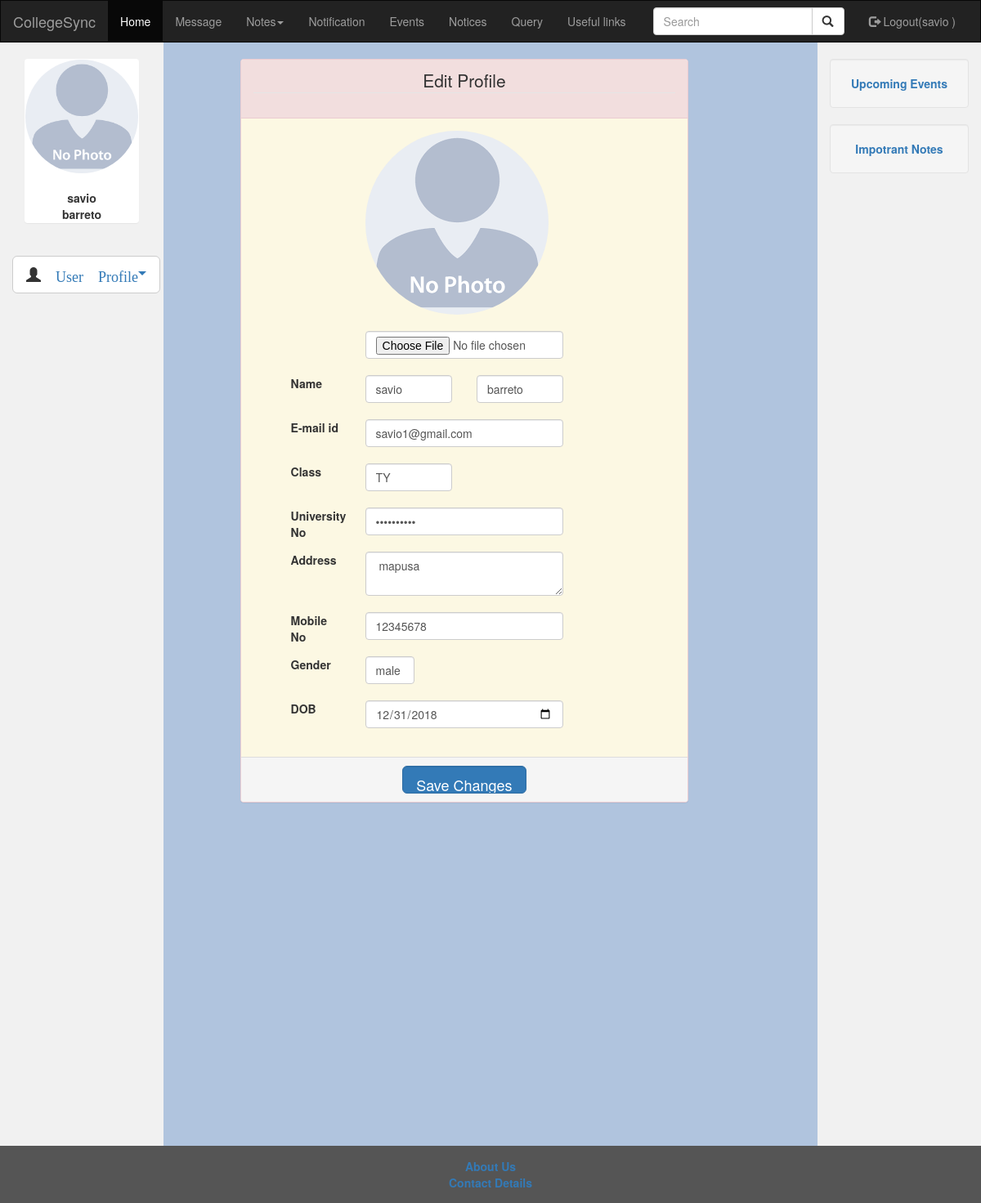
Screenshot of /USER/editprofile.php (signed in) with the database file from the repository.
### tables this page shows
CREATE TABLE IF NOT EXISTS `col_registration` (
  `REG_ID` int(11) NOT NULL AUTO_INCREMENT,
  `REG_FIRSTNAME` varchar(20) NOT NULL,
  `REG_LASTNAME` varchar(20) NOT NULL,
  `REG_EMAIL` varchar(63) NOT NULL,
  `REG_CLASS` varchar(11) NOT NULL,
  `REG_UNIVERSITY` varchar(20) NOT NULL,
  `REG_ADDRESS` varchar(50) NOT NULL,
  `REG_MOBILENO` bigint(10) NOT NULL,
  `REG_GENDER` varchar(10) NOT NULL,
  `REG_USERNAME` varchar(20) NOT NULL,
  `REG_PWD` varchar(35) NOT NULL,
  `REG_DOB` varchar(10) NOT NULL,
  `dp` varchar(100) NOT NULL,
  `status` varchar(111) DEFAULT NULL,
  PRIMARY KEY (`REG_ID`),
  UNIQUE KEY `REG_USERNAME` (`REG_USERNAME`)
);

### USER/editprofile.php (the view, shortened to what this page needs)
<!DOCTYPE html>
<html lang="en">
<head>
  <link rel="stylesheet" href="https://maxcdn.bootstrapcdn.com/bootstrap/3.3.7/css/bootstrap.min.css">
</head>
<body style="background:  #B0C4DE;">
<?php
          $user=$_SESSION['user'];
           $query="SELECT * from col_registration where REG_FIRSTNAME='$user' ";
           $res=mysql_query($query);
           $row=mysql_fetch_row($res);
           ?>
<div class="container-fluid text-center">
  <div class="row content">
    <div class="col-sm-2 sidenav">
    <div class="container-fluid">
        <div class="panel">
          <div class="row">
            <div class="col-sm-12 col-xs-6 col-sm-offset-0 col-xs-offset-3">
                <?php
              if (strpos($row[12], '.jpg') !== false) {
                echo"<img src='$row[12]' class='img img-responsive img-circle'>";
              }
              else
              {
                echo"<img src='userdp/no_image.png'    class='img img-responsive img-circle'>";
              }
               ?><br>
            </div>
          </div>
          <div class="row">
            <div class="col-sm-6 col-sm-offset-3">
            <strong><?php echo$row[1].' '.$row[2] ?></strong>
          </div>
          </div>
        </div>
      </div>
    <br>
         <button type="button" class="btn btn-default btn-lg"><li class="dropdown glyphicon glyphicon-user">
          <a class="dropdown-toggle" data-toggle="dropdown" href="#">User Profile<span class="caret"></span></a>
        </li>
        </button>
    </div>
    <div class="col-sm-8 text-left">
      <br>
      <?php
          $user=$_SESSION['user'];
           $query="SELECT * from col_registration where REG_FIRSTNAME='$user' ";
           $res=mysql_query($query);
           $row=mysql_fetch_row($res);
           ?>
      <form  method="POST" enctype="multipart/form-data">
      <div class="container-fluid">
      <div class="row">
      <div class="col-lg-9 col-sm-offset-1">
        <div class="panel panel-danger">
          <div class="panel-heading">
          <center><LEGEND>Edit Profile</LEGEND></center>
          </div>
          <div class="panel-body bg-warning">
				<div class="row">
				<div class="col-lg-2 col-lg-offset-1">
				</div>
						<div class="col-lg-6 col-lg-offset-0">
						<?php
              if (strpos($row[12], '.jpg') !== false) {
                echo"<img src='$row[12]' style='max-width: 170px; max-height: 170px;' class='img img-responsive img-circle'>";
              }
              else
              {
                echo"<img src='userdp/no_image.png'    class='img img-responsive img-circle'>";
              }
            ?>
            <br>
							<input type="file" name="image" value="<?php echo$row[12];?>" class="form-control">
						</div>
				</div><br>
        		<div class="row">
					<div class="col-lg-2 col-lg-offset-1">
					<label>Name</label>
					</div>
					<div class="col-lg-3 col-lg-offset-0">
					<input type="text" name="firstname" placeholder="first name" class="form-control" value="<?php echo$row[1];?>" required>
					</div>
					<div class="col-lg-3 col-lg-offset-0">
					<input type="text" name="lastname" placeholder="last name" class="form-control" value="<?php echo$row[2];?>" required>
					</div>
				</div>
            <br><div class="row">
					<div class="col-lg-2 col-lg-offset-1">
					<label>E-mail id</label>
					</div>
					<div class="col-lg-6">
					<input type="E-mail" name="email" class="form-control" value="<?php echo$row[3];?>"><br>
					</div>
				</div>
		<div class="row">
				<div class="col-lg-2 col-lg-offset-1" >
				<label>Class</label>
				</div>
				<div class="col-lg-3">
        <input class="form-control" type="text" name="clas" value="<?php echo$row[4];?>" >
				</div>
			</div>
        <br>
			<div class="row">
				<div class="col-lg-2 col-lg-offset-1" >
				<label>University No</label>
				</div>
				<div class="col-lg-6" >
				<input type="Password" name="university" class="form-control" value="<?php echo$row[5];?>" required ><br>
				</div>
			</div>
			<div class="row">
				<div class="col-lg-2 col-lg-offset-1" >
				<label>Address</label>
				</div>
				<div class="col-lg-6">
				<textarea class="form-control" cols="30" rows="2" name="add" required><?php echo$row[6];?></textarea><br>
				</div>
			</div>
			<div class="row">
				<div class="col-lg-2 col-lg-offset-1" >
				<label>Mobile No</label>
				</div>
				<div class="col-lg-6" >
				<input type="Number" value="<?php echo$row[7];?>" name="mobile" required class="form-control" minlength="10"><br>
				</div>
			</div>
        <div class='row'>
        <div class='col-lg-2 col-lg-offset-1' >
        <label>Gender</label>
        </div>
        <div class='col-lg-2'>
        <input type='text' class='form-control' name="gender"  value='<?php echo$row[8];?>' ><br>
                </div>
        </div>
			<div class="row">
				<div class="col-lg-2 col-lg-offset-1" >
				<label>DOB</label>
				</div>
				<div class="col-lg-6" >
				<input class="form-control" type="date" name="dob" value="<?php echo$row[11];?>"><br>
				</div>
			</div>
          </div>
          <div class="panel-footer bg-danger">
          <div class="row">
				<div class="col-lg-4 col-lg-offset-4">
					<input type="submit" name="" value="Save Changes" class="btn-lg btn-primary form-control">
				</div>
			</div>
          </div>
        </div>
        </div>
      </div>
      </div>
      </form>
    </div>
    <div class="col-sm-2 sidenav">
      <div class="well">
        <a href="upcomingevent.php"><strong>Upcoming Events</strong></a>
      </div>
      <div class="well">
        <a href="impnotes.php"><strong>Impotrant Notes</strong> </a>
      </div>
    </div>
  </div>
</div>
<footer class="container-fluid text-center">
  <a href="#"><strong>About Us</strong> </a><br>
  <a href="#"><strong>Contact Details</strong> </a>
</footer>
</body>
</html>

### USER/editprofile.php (style rules this page uses)
.row.content { height: 450px }
.sidenav { padding-top: 20px; background-color: #f1f1f1; height: 300%; }
footer { background-color: #555; color: white; padding: 15px; }

### USER/nav.php (style rules this page uses)
.dropdown { position: relative; display: inline-block; }

### rows the page displays
col_registration: REG_FIRSTNAME "savio", REG_LASTNAME "barreto", firstname "savio", lastname "barreto", email "savio1@gmail.com", clas "TY", add "mapusa", mobile "12345678", gender "male", dob "12/31/2018"

### other values shown
$_SESSION['user'] "savio"
